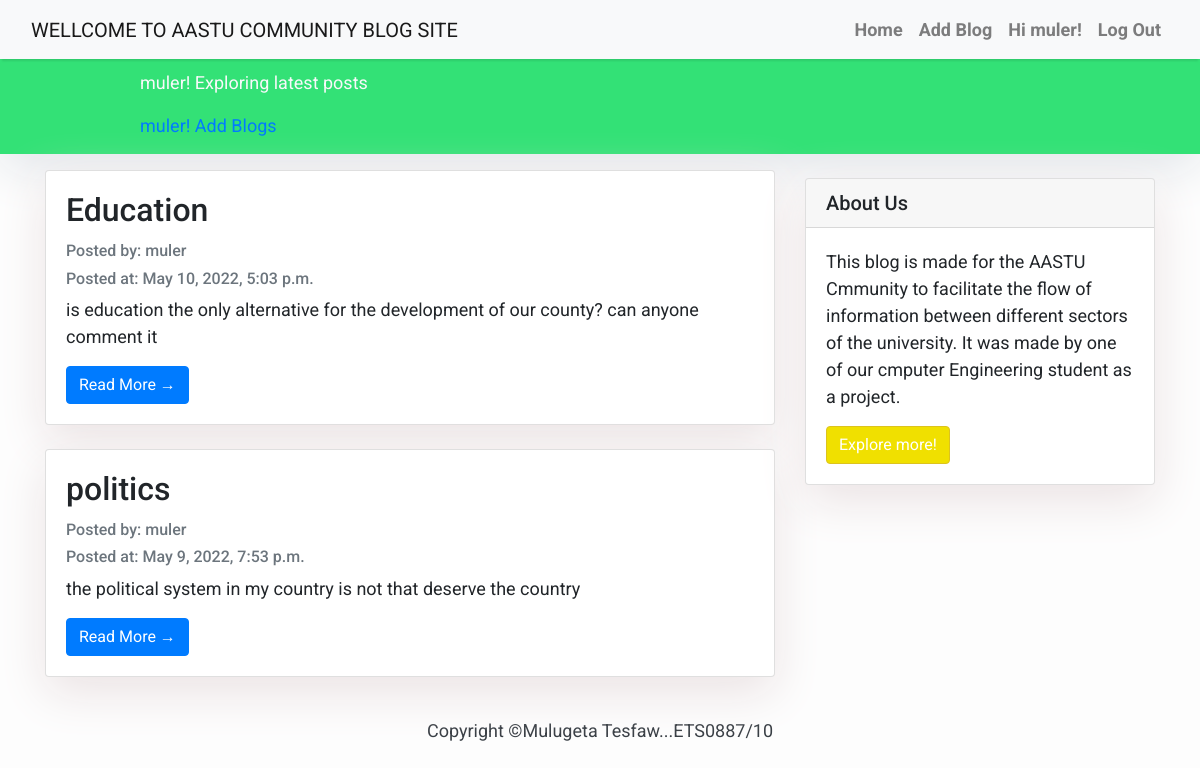
The app's page / (signed in) with its own data.
### blog/models.py (models this page shows, shortened)
class Post(models.Model):
    title = models.CharField(max_length=200, unique=True)
    slug = models.SlugField(max_length=200, unique=True)
    author = models.ForeignKey(User, on_delete= models.CASCADE,related_name='blog_posts')
    updated_on = models.DateTimeField(auto_now= True)
    content = models.TextField()
    created_on = models.DateTimeField(auto_now_add=True)
    status = models.IntegerField(choices=STATUS, default=0)
    class Meta:
        ordering = ['-created_on']

### blog/views.py (the view)
# urls.py: path('', views.PostList.as_view(), name='home'),
class PostList(generic.ListView):
    queryset = Post.objects.filter(status=1).order_by('-created_on')
    template_name = 'index.html'

### templates/index.html (shortened to what this page needs)
{% extends "base.html" %}
 {% block content %}
    <header class="masthead" >
            <div class="container ">
              <div class="row">
                <div class=" col-md-8 col-md-10 mx-auto">
                  <div class="site-heading">
                    {% if user.is_authenticated %}
                   <p class="text-light"> {{ user.username }}! Exploring  latest posts</p>
                   <a  class="text-black" href="{% url 'post' %}">{{ user.username }}! Add Blogs</a>
                  {% else %}
                  <p class="text-light">We provide latest information to our Community...!!!
                  </p>
                  {% endif %}
                </div>
                    </div>
                  </div>
                </div>
              </header>
            <div class="container">
                <div class="row">
              <div class="col-md-8 mt-3 left">
                    {% for post in post_list %}
                <div class="card mb-4" >
                  <div class="card-body">
                    <h2 class="card-title">{{ post.title }}</h2>
                    <p class="card-text text-muted h6">Posted by: {{ post.author }} </p>
                    <p class="card-text text-muted h6">Posted at: {{ post.created_on}} </p>
                    <p class="card-text">{{post.content|slice:":200" }}</p>
                    <a href="{% url 'post_detail' post.slug  %}" class="btn btn-primary">Read More &rarr;</a>
                  </div>
                </div>
                {% endfor %}
            </div>
                {% block sidebar %}
                {% include 'sidebar.html' %}
                {% endblock sidebar %}
            </div>
        </div>
{%endblock%}

### templates/base.html (shortened to what this page needs)
<!DOCTYPE html>
<html>
  <head>
    <link
      rel="stylesheet"
      href="https://maxcdn.bootstrapcdn.com/bootstrap/4.0.0/css/bootstrap.min.css"
    />
  </head>
  <body>
    <nav class="navbar navbar-expand-lg navbar-light bg-light shadow" id="mainNav">
      <div class="container-fluid">
        <a class="navbar-brand" href="{% url 'home' %}" >WELLCOME TO AASTU COMMUNITY BLOG SITE</a>
        <div class="collapse navbar-collapse" id="navbarResponsive">
          <ul class="navbar-nav ml-auto">
            {% if user.is_authenticated %}
            <li class="nav-item text-black">
              <a class="nav-link text-black font-weight-bold" href="{% url 'home' %}">Home </a>
            </li>
            <li class="nav-item text-black">
              <a class="nav-link text-black font-weight-bold" href="{% url 'post' %}">Add Blog </a>
            </li>
            <li class="nav-item text-black">
              <a
              class="nav-link text-black font-weight-bold"
              href="#"
              >      Hi {{ user.username }}!</a
            >
            </li>
            <li class="nav-item text-black">
              <a  class="nav-link text-black font-weight-bold" href="{% url 'logout' %}">Log Out</a>
            </li>
            {% endif %}
          </ul>
        </div>
      </div>
    </nav>
            {% block content %}{% endblock content %}
    <footer class="py-3 bg-grey">
              <p class="m-0 text-dark text-center ">Copyright &copy;Mulugeta Tesfaw...ETS0887/10</p>
    </footer>
  </body>
</html>

### templates/base.html (style rules this page uses)
body { font-family: "Roboto", sans-serif; font-size: 17px; background-color: #fdfdfd; }
.shadow { box-shadow: 0 4px 2px -2px rgba(0,0,0,0.1); }
.masthead { background:#33e176; height: auto; padding-bottom: 15px; box-shadow: 0 16px 48px #E3E7EB; padding-top: 10px; }

### templates/index.html (style rules this page uses)
body { font-family: "Roboto", sans-serif; font-size: 18px; background-color: #fdfdfd; }
.card { box-shadow: 0 16px 48px #E3E7EB; }

### templates/sidebar.html (style rules this page uses)
.card { box-shadow: 0 16px 48px #ebe3e4; }

### records on screen
Post: title "Education", author "muler", created_on "May 10, 2022, 5:03 p.m.", content "is education the only alternative for the development of our county? can anyone comment it"
Post: title "politics", author "muler", created_on "May 9, 2022, 7:53 p.m.", content "the political system in my country is not that deserve the country"

### other values on screen
{{ user.username }} "muler"
